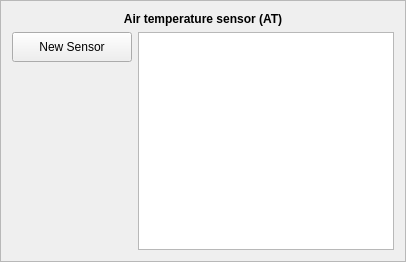
                                        <widget class="QFrame" name="frame_30">
                                         <property name="minimumSize">
                                          <size>
                                           <width>250</width>
                                           <height>262</height>
                                          </size>
                                         </property>
                                         <property name="frameShape">
                                          <enum>QFrame::StyledPanel</enum>
                                         </property>
                                         <property name="frameShadow">
                                          <enum>QFrame::Sunken</enum>
                                         </property>
                                         <layout class="QGridLayout" name="gridLayout_7">
                                          <item row="1" column="0" alignment="Qt::AlignTop">
                                           <widget class="QPushButton" name="btnAT">
                                            <property name="minimumSize">
                                             <size>
                                              <width>120</width>
                                              <height>30</height>
                                             </size>
                                            </property>
                                            <property name="text">
                                             <string>New Sensor</string>
                                            </property>
                                           </widget>
                                          </item>
                                          <item row="1" column="1">
                                           <widget class="QTableWidget" name="tableAT">
                                            <property name="minimumSize">
                                             <size>
                                              <width>0</width>
                                              <height>0</height>
                                             </size>
                                            </property>
                                            <property name="alternatingRowColors">
                                             <bool>true</bool>
                                            </property>
                                            <property name="rowCount">
                                             <number>0</number>
                                            </property>
                                            <property name="columnCount">
                                             <number>0</number>
                                            </property>
                                            <attribute name="horizontalHeaderVisible">
                                             <bool>false</bool>
                                            </attribute>
                                           </widget>
                                          </item>
                                          <item row="0" column="0" colspan="2">
                                           <widget class="QLabel" name="label_48">
                                            <property name="styleSheet">
                                             <string notr="true">font: 12pt &quot;Calibri&quot;;
font-weight:bold;</string>
                                            </property>
                                            <property name="text">
                                             <string>Air temperature sensor (AT)</string>
                                            </property>
                                            <property name="alignment">
                                             <set>Qt::AlignCenter</set>
                                            </property>
                                           </widget>
                                          </item>
                                         </layout>
                                        </widget>
